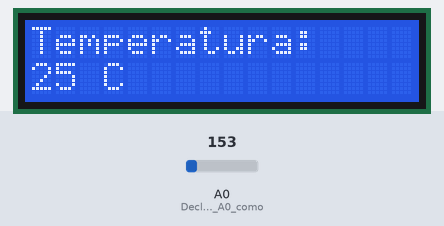
Recording of a sketch running on a simulated Arduino Uno, built with avr-gcc and run on an emulated ATmega328P. Shown: 16×2 character LCD. Inputs (shaded band) come from the test bench; at power-on: A0 (Declaramos_el_pin_A0_como) = 153.

Above: at 1.2 s.
1.3 s: A0 (Declaramos_el_pin_A0_como) set to 165
At 1.6 s:
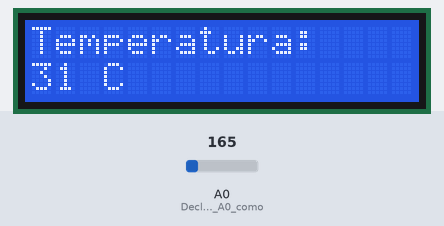
2.8 s: A0 (Declaramos_el_pin_A0_como) set to 175
At 4.0 s:
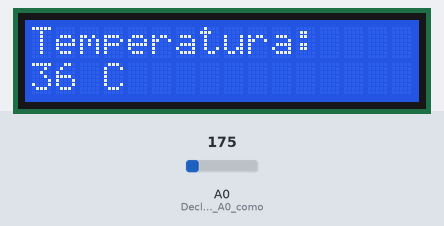
4.3 s: A0 (Declaramos_el_pin_A0_como) set to 191
At 5.1 s:
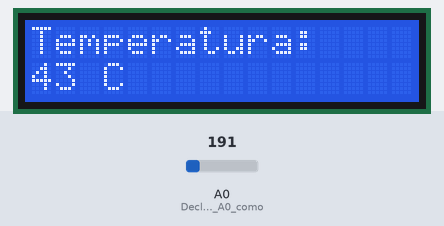
Timing chart, 0 to 7.3 s (numbered marks = the images above; inputs shaded):
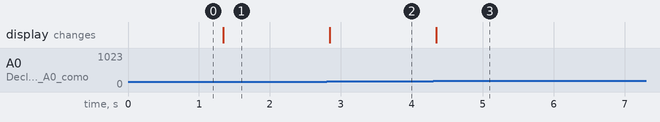

Measured:
- after the input at 1.3 s, the display: changes at once (image 1)
- after the input at 2.8 s, the display: changes at once (image 2)
- after the input at 4.3 s, the display: changes at once (image 3)

The sketch:

Programa1_SensorTemperaturaHumedad.ino
```cpp
#include <LiquidCrystal.h>
const int rs = 12, en = 11, d4 = 7, d5 = 6, d6 = 5, d7 = 4; //Se definen las ctes para las entradas de los pines
LiquidCrystal lcd(rs, en, d4, d5, d6, d7); //Se definen los pines de la pantalla LCD
int sensor; //Declaramos la variable entera sensor
float voltaje; //Declaramos la variable float voltaje
float temperatura; //Declaramos la variable temperatura

void setup() {
  lcd.begin(16, 2); //Declara LCD de 16x2
  pinMode(A0, INPUT);  //Declaramos el pin A0 como entrada
  Serial.begin(9600);  //Inicializa la comunicación serial
}

void loop() {
  sensor=analogRead(A0);  //Definimos sensor como el valor de la entrada A0 (0-1023)
  voltaje=sensor*(5.0/1023.0);  //Convierte a voltaje (0.0-5.0)

  temperatura=(voltaje-0.5)/0.01;  //Calcula la temperatura en °C

  lcd.setCursor(0, 1);  //Nos colocamos en la segunda linea de la pantalla
  lcd.clear();  //Borramos cualquier cosa que esté en esa línea
  lcd.print("Temperatura: "); //Imprime "Temperatura: " en la pantalla
  lcd.setCursor(0, 1);  //Nos colocamos en la segunda linea de la pantalla otra vez
  lcd.print(temperatura, 0);  //Imprimimos la temperatura sin puntos decimales
  lcd.print(" C");

  delay(20);
}


//Nota sobre  la relación entre la temperatura y la salida del tensor:
//El sensor TMP36 está diseñado de tal manera que cuando la temperatura es muy baja, es decir, tiene un voltaje de salida cercano a 0V,
//el voltaje de salida no es completamente 0V, sino que se establece en aproximadamente 0.5V cuando está a una temperatura muy baja.
//Esto se hace para permitir temperaturas negativas y mantener una relación lineal entre la temperatura y el voltaje de salida.
//El sensor TMP36 tiene una sensibilidad de 10 mV/°C.
//Por lo que, por cada 1°C de cambio en la temperatura, el voltaje de salida cambia en 0.01V (10 mV).
//De esta forma, para obtener la temperatura en grados Celsius, se resta el voltaje de offset de 0.5V y se divide por la sensibilidad de 0.01V/°C.
```
